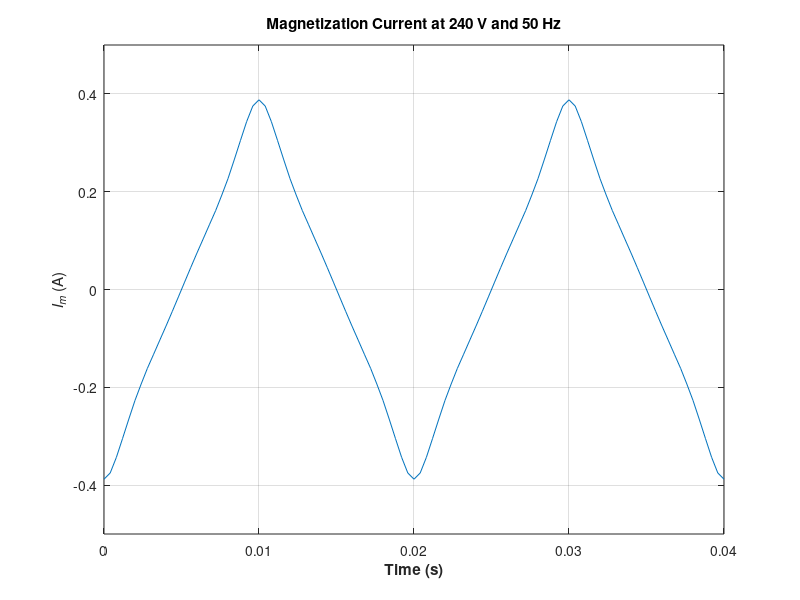

MATLAB code for this plot:
% M-file: prob2_5b.m
% M-file to calculate and plot the magnetization
% current of a 120/240 transformer operating at
% 240 volts and 50 Hz. This program also
% calculates the rms value of the mag. current.
% Load the magnetization curve. It is in two
% columns, with the first column being mmf and
% the second column being flux.
load p22_mag.dat;
mmf_data = p22_mag(:,1);
flux_data = p22_mag(:,2);
% Initialize values
S = 1000; % Apparent power (VA)
Vrms = 240; % Rms voltage (V)
VM = Vrms * sqrt(2); % Max voltage (V)
NP = 1000; % Primary turns
% Calculate angular velocity for 50 Hz
freq = 50; % Freq (Hz)
w = 2 * pi * freq;
% Calculate flux versus time
time = 0:1/2500:1/25; % 0 to 1/25 sec
flux = -VM/(w*NP) * cos(w .* time);
% Calculate the mmf corresponding to a given flux
% using the MATLAB interpolation function.
mmf = interp1(flux_data,mmf_data,flux);
% Calculate the magnetization current
im = mmf / NP;
% Calculate the rms value of the current
irms = sqrt(sum(im.^2)/length(im));
disp(['The rms current at 50 Hz is ', num2str(irms)]);
% Calculate the full-load current
i_fl = S / Vrms;
% Calculate the percentage of full-load current
percnt = irms / i_fl * 100;
disp(['The magnetization current is ' num2str(percnt) ...
'% of full-load current.']);
% Plot the magnetization current.
figure(1);
plot(time,im);
title ('\bfMagnetization Current at 240 V and 50 Hz');
xlabel ('\bfTime (s)');
ylabel ('\bf\itI_{m} \rm(A)');
axis([0 0.04 -0.5 0.5]);
grid on;